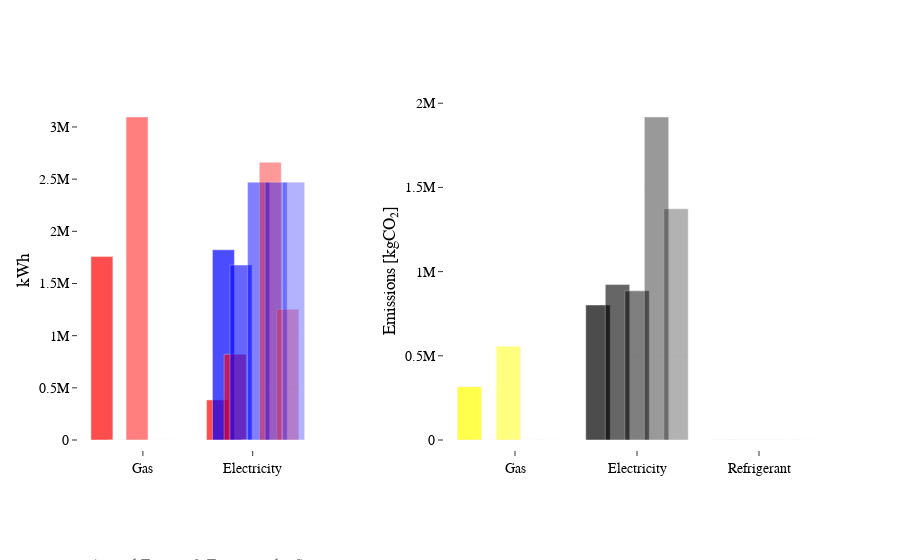

Notebook source saved alongside this figure:
### Code cell
from src.visuals import plot_energy_and_emissions

df = source_energy.copy()

equipment_scenarios = ["eq_scenario_1", "eq_scenario_2", "eq_scenario_3", "eq_scenario_4", "eq_scenario_5"]
emission_scenarios = ["em_scenario_a"]

plot_energy_and_emissions(df, equipment_scenarios, emission_scenarios)

### Figure 1 — Plotly figure (JSON) as saved in the notebook; plotly's stock layout.template omitted (floating-point values rounded to 4 significant figures)
{"data": [{"hovertemplate": "Scenario: eq_scenario_1<br>Type: Gas<br>Category: Heating<br>kWh: 1757644<extra></extra>", "marker": {"color": "red", "opacity": 0.7}, "showlegend": false, "type": "bar", "width": 0.2, "x": ["Gas"], "xaxis": "x", "y": [1758000.0], "yaxis": "y"}, {"hovertemplate": "Scenario: eq_scenario_1<br>Type: Electricity<br>Category: Heating<br>kWh: 384011<extra></extra>", "marker": {"color": "red", "opacity": 0.7}, "showlegend": false, "type": "bar", "width": 0.2, "x": ["Electricity"], "xaxis": "x", "y": [384000.0], "yaxis": "y"}, {"hovertemplate": "Scenario: eq_scenario_1<br>Type: Electricity<br>Category: Cooling<br>kWh: 1822970<extra></extra>", "marker": {"color": "blue", "opacity": 0.7}, "showlegend": false, "type": "bar", "width": 0.2, "x": ["Electricity"], "xaxis": "x", "y": [1823000.0], "yaxis": "y"}, {"hovertemplate": "Scenario: eq_scenario_1<br>Type: Gas<br>Value: 316375.9 kgCO₂<extra></extra>", "marker": {"color": "yellow", "opacity": 0.7}, "showlegend": false, "type": "bar", "width": 0.2, "x": ["Gas"], "xaxis": "x2", "y": [316400.0], "yaxis": "y2"}, {"hovertemplate": "Scenario: eq_scenario_1<br>Type: Electricity<br>Value: 801677.2 kgCO₂<extra></extra>", "marker": {"color": "black", "opacity": 0.7}, "showlegend": false, "type": "bar", "width": 0.2, "x": ["Electricity"], "xaxis": "x2", "y": [801700.0], "yaxis": "y2"}, {"hovertemplate": "Scenario: eq_scenario_1<br>Type: Refrigerant<br>Value: 0.0 kgCO₂<extra></extra>", "marker": {"color": "green", "opacity": 0.7}, "showlegend": false, "type": "bar", "width": 0.2, "x": ["Refrigerant"], "xaxis": "x2", "y": [0], "yaxis": "y2"}, {"hovertemplate": "Scenario: eq_scenario_2<br>Type: Gas<br>Category: Heating<br>kWh: 0<extra></extra>", "marker": {"color": "red", "opacity": 0.6}, "showlegend": false, "type": "bar", "width": 0.2, "x": ["Gas"], "xaxis": "x", "y": [0], "yaxis": "y"}, {"hovertemplate": "Scenario: eq_scenario_2<br>Type: Electricity<br>Category: Heating<br>kWh: 821909<extra></extra>", "marker": {"color": "red", "opacity": 0.6}, "showlegend": false, "type": "bar", "width": 0.2, "x": ["Electricity"], "xaxis": "x", "y": [821900.0], "yaxis": "y"}, {"hovertemplate": "Scenario: eq_scenario_2<br>Type: Electricity<br>Category: Cooling<br>kWh: 1676739<extra></extra>", "marker": {"color": "blue", "opacity": 0.6}, "showlegend": false, "type": "bar", "width": 0.2, "x": ["Electricity"], "xaxis": "x", "y": [1677000.0], "yaxis": "y"}, {"hovertemplate": "Scenario: eq_scenario_2<br>Type: Gas<br>Value: 0.0 kgCO₂<extra></extra>", "marker": {"color": "yellow", "opacity": 0.6}, "showlegend": false, "type": "bar", "width": 0.2, "x": ["Gas"], "xaxis": "x2", "y": [0], "yaxis": "y2"}, {"hovertemplate": "Scenario: eq_scenario_2<br>Type: Electricity<br>Value: 922835.0 kgCO₂<extra></extra>", "marker": {"color": "black", "opacity": 0.6}, "showlegend": false, "type": "bar", "width": 0.2, "x": ["Electricity"], "xaxis": "x2", "y": [922800.0], "yaxis": "y2"}, {"hovertemplate": "Scenario: eq_scenario_2<br>Type: Refrigerant<br>Value: 0.0 kgCO₂<extra></extra>", "marker": {"color": "green", "opacity": 0.6}, "showlegend": false, "type": "bar", "width": 0.2, "x": ["Refrigerant"], "xaxis": "x2", "y": [0], "yaxis": "y2"}, {"hovertemplate": "Scenario: eq_scenario_3<br>Type: Gas<br>Category: Heating<br>kWh: 3095656<extra></extra>", "marker": {"color": "red", "opacity": 0.5}, "showlegend": false, "type": "bar", "width": 0.2, "x": ["Gas"], "xaxis": "x", "y": [3096000.0], "yaxis": "y"}, {"hovertemplate": "Scenario: eq_scenario_3<br>Type: Electricity<br>Category: Heating<br>kWh: 0<extra></extra>", "marker": {"color": "red", "opacity": 0.5}, "showlegend": false, "type": "bar", "width": 0.2, "x": ["Electricity"], "xaxis": "x", "y": [0], "yaxis": "y"}, {"hovertemplate": "Scenario: eq_scenario_3<br>Type: Electricity<br>Category: Cooling<br>kWh: 2471078<extra></extra>", "marker": {"color": "blue", "opacity": 0.5}, "showlegend": false, "type": "bar", "width": 0.2, "x": ["Electricity"], "xaxis": "x", "y": [2471000.0], "yaxis": "y"}, {"hovertemplate": "Scenario: eq_scenario_3<br>Type: Gas<br>Value: 557218.1 kgCO₂<extra></extra>", "marker": {"color": "yellow", "opacity": 0.5}, "showlegend": false, "type": "bar", "width": 0.2, "x": ["Gas"], "xaxis": "x2", "y": [557200.0], "yaxis": "y2"}, {"hovertemplate": "Scenario: eq_scenario_3<br>Type: Electricity<br>Value: 885932.2 kgCO₂<extra></extra>", "marker": {"color": "black", "opacity": 0.5}, "showlegend": false, "type": "bar", "width": 0.2, "x": ["Electricity"], "xaxis": "x2", "y": [885900.0], "yaxis": "y2"}, {"hovertemplate": "Scenario: eq_scenario_3<br>Type: Refrigerant<br>Value: 0.0 kgCO₂<extra></extra>", "marker": {"color": "green", "opacity": 0.5}, "showlegend": false, "type": "bar", "width": 0.2, "x": ["Refrigerant"], "xaxis": "x2", "y": [0], "yaxis": "y2"}, {"hovertemplate": "Scenario: eq_scenario_4<br>Type: Gas<br>Category: Heating<br>kWh: 0<extra></extra>", "marker": {"color": "red", "opacity": 0.4}, "showlegend": false, "type": "bar", "width": 0.2, "x": ["Gas"], "xaxis": "x", "y": [0], "yaxis": "y"}, {"hovertemplate": "Scenario: eq_scenario_4<br>Type: Electricity<br>Category: Heating<br>kWh: 2662264<extra></extra>", "marker": {"color": "red", "opacity": 0.4}, "showlegend": false, "type": "bar", "width": 0.2, "x": ["Electricity"], "xaxis": "x", "y": [2662000.0], "yaxis": "y"}, {"hovertemplate": "Scenario: eq_scenario_4<br>Type: Electricity<br>Category: Cooling<br>kWh: 2471078<extra></extra>", "marker": {"color": "blue", "opacity": 0.4}, "showlegend": false, "type": "bar", "width": 0.2, "x": ["Electricity"], "xaxis": "x", "y": [2471000.0], "yaxis": "y"}, {"hovertemplate": "Scenario: eq_scenario_4<br>Type: Gas<br>Value: 0.0 kgCO₂<extra></extra>", "marker": {"color": "yellow", "opacity": 0.4}, "showlegend": false, "type": "bar", "width": 0.2, "x": ["Gas"], "xaxis": "x2", "y": [0], "yaxis": "y2"}, {"hovertemplate": "Scenario: eq_scenario_4<br>Type: Electricity<br>Value: 1918154.8 kgCO₂<extra></extra>", "marker": {"color": "black", "opacity": 0.4}, "showlegend": false, "type": "bar", "width": 0.2, "x": ["Electricity"], "xaxis": "x2", "y": [1918000.0], "yaxis": "y2"}, {"hovertemplate": "Scenario: eq_scenario_4<br>Type: Refrigerant<br>Value: 0.0 kgCO₂<extra></extra>", "marker": {"color": "green", "opacity": 0.4}, "showlegend": false, "type": "bar", "width": 0.2, "x": ["Refrigerant"], "xaxis": "x2", "y": [0], "yaxis": "y2"}, {"hovertemplate": "Scenario: eq_scenario_5<br>Type: Gas<br>Category: Heating<br>kWh: 0<extra></extra>", "marker": {"color": "red", "opacity": 0.3}, "showlegend": false, "type": "bar", "width": 0.2, "x": ["Gas"], "xaxis": "x", "y": [0], "yaxis": "y"}, {"hovertemplate": "Scenario: eq_scenario_5<br>Type: Electricity<br>Category: Heating<br>kWh: 1252683<extra></extra>", "marker": {"color": "red", "opacity": 0.3}, "showlegend": false, "type": "bar", "width": 0.2, "x": ["Electricity"], "xaxis": "x", "y": [1253000.0], "yaxis": "y"}, {"hovertemplate": "Scenario: eq_scenario_5<br>Type: Electricity<br>Category: Cooling<br>kWh: 2471078<extra></extra>", "marker": {"color": "blue", "opacity": 0.3}, "showlegend": false, "type": "bar", "width": 0.2, "x": ["Electricity"], "xaxis": "x", "y": [2471000.0], "yaxis": "y"}, {"hovertemplate": "Scenario: eq_scenario_5<br>Type: Gas<br>Value: 0.0 kgCO₂<extra></extra>", "marker": {"color": "yellow", "opacity": 0.3}, "showlegend": false, "type": "bar", "width": 0.2, "x": ["Gas"], "xaxis": "x2", "y": [0], "yaxis": "y2"}, {"hovertemplate": "Scenario: eq_scenario_5<br>Type: Electricity<br>Value: 1373478.8 kgCO₂<extra></extra>", "marker": {"color": "black", "opacity": 0.3}, "showlegend": false, "type": "bar", "width": 0.2, "x": ["Electricity"], "xaxis": "x2", "y": [1373000.0], "yaxis": "y2"}, {"hovertemplate": "Scenario: eq_scenario_5<br>Type: Refrigerant<br>Value: 0.0 kgCO₂<extra></extra>", "marker": {"color": "green", "opacity": 0.3}, "showlegend": false, "type": "bar", "width": 0.2, "x": ["Refrigerant"], "xaxis": "x2", "y": [0], "yaxis": "y2"}], "layout": {"annotations": [{"font": {"color": "gray", "size": 16}, "showarrow": false, "text": "Annual Energy & Emissions by Scenario", "x": 0, "xanchor": "left", "xref": "paper", "y": -0.4, "yanchor": "bottom", "yref": "paper"}], "margin": {"b": 120, "pad": 10}, "xaxis": {"anchor": "y", "domain": [0, 0.3]}, "xaxis2": {"anchor": "y2", "domain": [0.5, 1]}, "yaxis": {"anchor": "x", "domain": [0, 1], "title": {"text": "kWh"}}, "yaxis2": {"anchor": "x2", "domain": [0, 1], "title": {"text": "Emissions [kgCO₂]"}}}}
